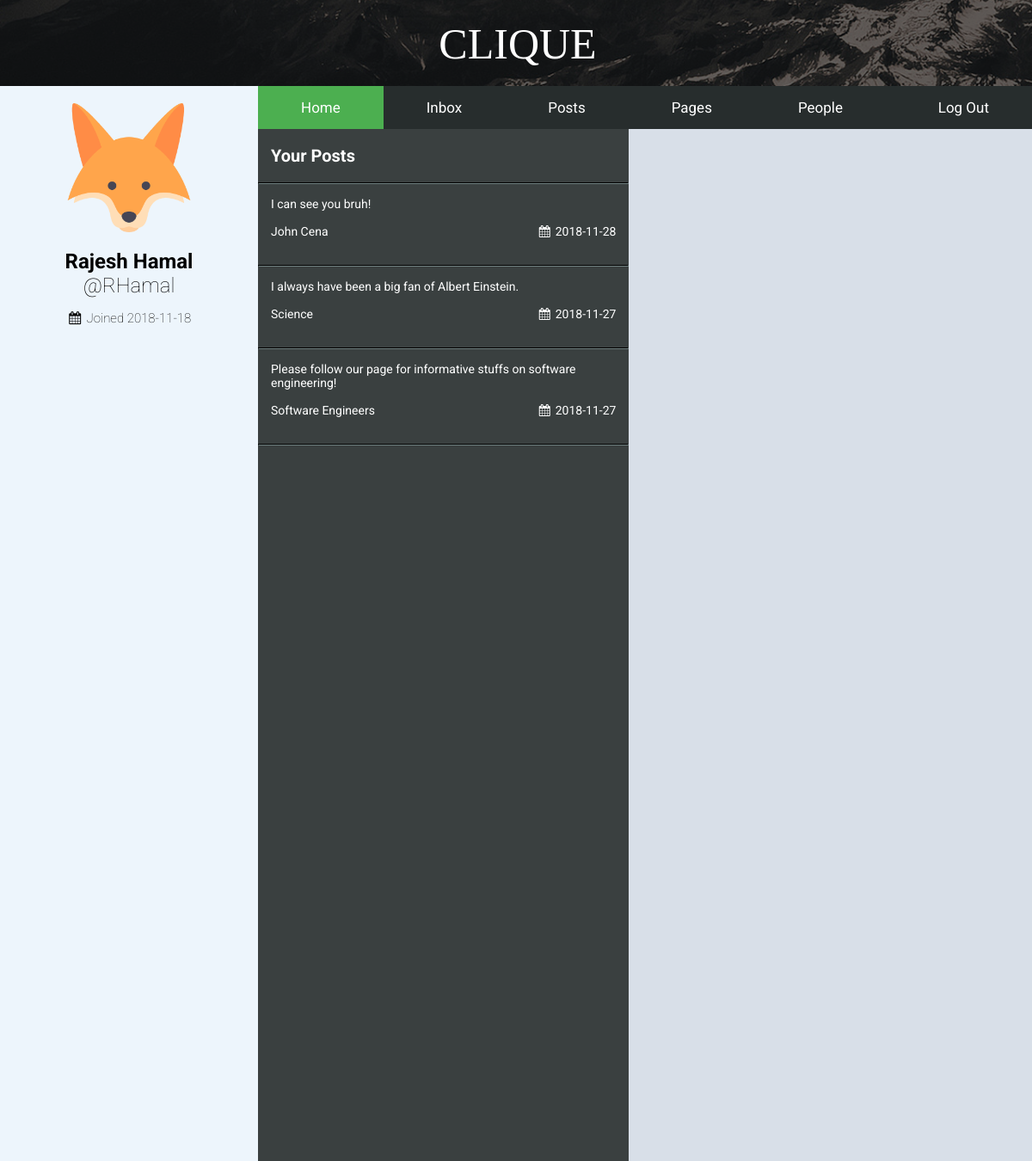
The app's page /page/userPage.php (signed in) with its own data.
### tables this page shows
CREATE TABLE `post` (
  `Post_ID` int(11) NOT NULL,
  `Profile_ID` int(11) NOT NULL,
  `Page_ID` int(11) NOT NULL,
  `Date_created` date NOT NULL,
  `Content` varchar(100) NOT NULL
);

CREATE TABLE `page` (
  `Page_ID` int(11) NOT NULL,
  `Page_name` varchar(20) NOT NULL,
  `Description` varchar(100) DEFAULT NULL,
  `View_count` int(11) NOT NULL,
  `Image` varchar(20) DEFAULT NULL
);

### src/page/userPage.php (the view, shortened to what this page needs)
<?php
include_once '../includes/dbh.php';
?>
<?php
    $userInfo = $_SESSION['userInfo'];
    $ID = $userInfo[0];
    $username = $userInfo[1];
    $fname = $userInfo[2];
    $lname = $userInfo[3];
    $date = $userInfo[4];
?>
<!DOCTYPE html>
<html>
<head>
    <link rel="stylesheet" href="../css/style_user.css">
    <link rel="stylesheet" href="https://cdnjs.cloudflare.com/ajax/libs/font-awesome/4.7.0/css/font-awesome.min.css">
    <link rel='stylesheet' href='https://use.fontawesome.com/releases/v5.5.0/css/all.css'>
    <link rel="stylesheet" href="https://cdnjs.cloudflare.com/ajax/libs/font-awesome/4.7.0/css/font-awesome.min.css">
</head>
<body>
    <div class="header">CLIQUE</div>
    <div class="topnav">
        <a class="active" href="#">Home</a>
        <a href="user/inbox.php">Inbox</a>
        <a href="user/posts.php">Posts</a>
        <a href="user/pages.php">Pages</a>
        <a href="user/people.php">People</a>
        <a href="../index.php" style="float: right;">Log Out</a>
    </div>
    <div class="sidebar-back"></div>
    <div class="sidebar">
        <div class="userInfo">
            <div class="profile-image" align="center">
            </div>
            <b><?php echo $fname." ".$lname; ?></b><br>
            @<?php echo $username;?>
            <p><i class="fa fa-fw fa-calendar"></i> Joined <?php echo $date;?> </p>
            <br>
        </div>
    </div>
    <?php
      $sql = "SELECT * FROM post WHERE Profile_ID='$ID' ORDER BY Post_ID DESC;";
      $posts = array();
      if($result = $conn->query($sql))
      {
        $resultCheck = $result->num_rows;
        if($resultCheck>0)
        {
          $count = 0;
          while($row = mysqli_fetch_assoc($result))
          {
              $posts[$count] = array();
              $posts[$count]['PostID'] = $row['Post_ID'];
              $posts[$count]['ProfileID'] = $row['Profile_ID'];
              $posts[$count]['PageID'] = $row['Page_ID'];
              $posts[$count]['Date'] = $row['Date_created'];
              $posts[$count]['Content'] = $row['Content'];
              $count = $count+1;
          }
        }
      }
    ?>
    <div class="body">
    </div>
    <div class="sidebar-right">
        <br>
        <div class="follow-pages">
            Your Posts
        </div>
        <div class="posts" style="color:white;">
            <?php if(count($posts)>0): ?>
            <br>
            <hr>
            <?php foreach($posts as $p): ?>
              <?php
                $PageID = $p['PageID'];
              ?>
              <form action="#" method="POST">
                <button type="submit">
                  <?php echo $p['Content'];?>
                  <br/><br>
                  <div style="float:left;">
                      <?php
                      $sql = "SELECT * FROM page WHERE Page_ID='$PageID';";
                      if($result = $conn->query($sql))
                      {
                      $resultCheck = $result->num_rows;
                      if($resultCheck>0)
                      {
                        while($row = mysqli_fetch_assoc($result))
                        {
                             echo $row['Page_name'];
                        }
                      }
                      }
                      ?>
                  </div>
                  <div style="float:right;">
                      <i class="fa fa-fw fa-calendar"></i> <?php echo $p['Date'];?>
                  </div>
                  <br/>
                </button>
              </form>
            <hr>
            <?php endforeach; ?>
          <?php endif; ?>
        </div>
    </div>
</body>
</html>

### src/css/style_user.css (style rules this page uses)
body { //background-color: #124e89; background-image: linear-gradient(rgba(0,0,0,0.6), rgba(0,0,0,0.6)), url(../misc/picture.jpg); height: 100vh; background-size: cover; background-position: 0px 400px; margin-bottom: 500px; }
body { margin: 0; font-family: "Roboto", sans-serif; }
.header { overflow: hidden; background-color: rgba(0, 0, 0, 0); position: fixed; margin-top: 0px; top: 0; width: 100%; height: 200px; }
.header { font-family: "test font"; margin: 2px; color: white; font-size: 50px; text-align: center;; padding: 20px 0; //display: none; }
.sidebar { margin: 0; padding: 0; width: 300px; background-color: #EDF5FC; position: sticky; height: auto; overflow: auto; margin-top: -50px; top: 0; z-index: 2; }
.sidebar-back { margin: 0; padding: 0; width: 300px; background-color: #EDF5FC; position: fixed; height: 100%; overflow: auto; margin-top: 100px; top: 0; z-index: 0; }
.sidebar p { font-size: 15px; }
.topnav { overflow: hidden; background-color: #272D2D; position: sticky; margin-top: 100px; margin-left: 300px; top: 0; width: auto; height: 50px; z-index: 1; }
.body { margin-top: 150px; margin-left: 331.45px; position: absolute; background-color: #D8DFE8; width: 80.1%; height: 150vh; top: 0; z-index: 0; }
.userInfo { font-family: 'Roboto', sans-serif; color: black; font-size: 24px; padding: 20px; font-weight: lighter; text-align: center; }
.profile-image { margin-bottom: 20px; }
.sidebar-right { margin: 0; padding: 0; width: 431.45px; background-color: #3A4040; position: absolute; height: 150vh; overflow: auto; margin-top: 150px; margin-left: 300px; top: 0; z-index: 0; }
.sidebar-right .follow-pages { font-family: "Roboto", sans-serif; color: white; font-size: 20px; font-weight: bolder; padding-left: 15px; }
.topnav a { float: left; font-family: 'Roboto', sans-serif; display: block; color: white; text-align: center; padding: 15px 50px; text-decoration: none; font-size: 17px; }
.topnav a.active { background-color: #4CAF50; color: white; }
.sidebar-right .posts button { font-family: "Roboto", sans-serif; outline: 0; background: #3A4040; width: 100%; padding: 15px; color: #ffffff; font-size: 14px; cursor: pointer; border-style: none; text-align: left; }
hr { display: block; margin-top: 0em; margin-bottom: 0em; margin-left: auto; margin-right: auto; border-style: inset; border-width: 0.5px; border-color: #272D2D; }
a { color: black; text-decoration: none }

### records on screen
post: Content "I can see you bruh!", Date_created "2018-11-28"
page: Page_name "John Cena"
post: Content "I always have been a big fan of Albert Einstein.", Date_created "2018-11-27"
page: Page_name "Science"
post: Content "Please follow our page for informative stuffs on software engineering!", Date_created "2018-11-27"
page: Page_name "Software Engineers"

### other values on screen
$fname "Rajesh"
$lname "Hamal"
$username "RHamal"
$date "2018-11-18"
